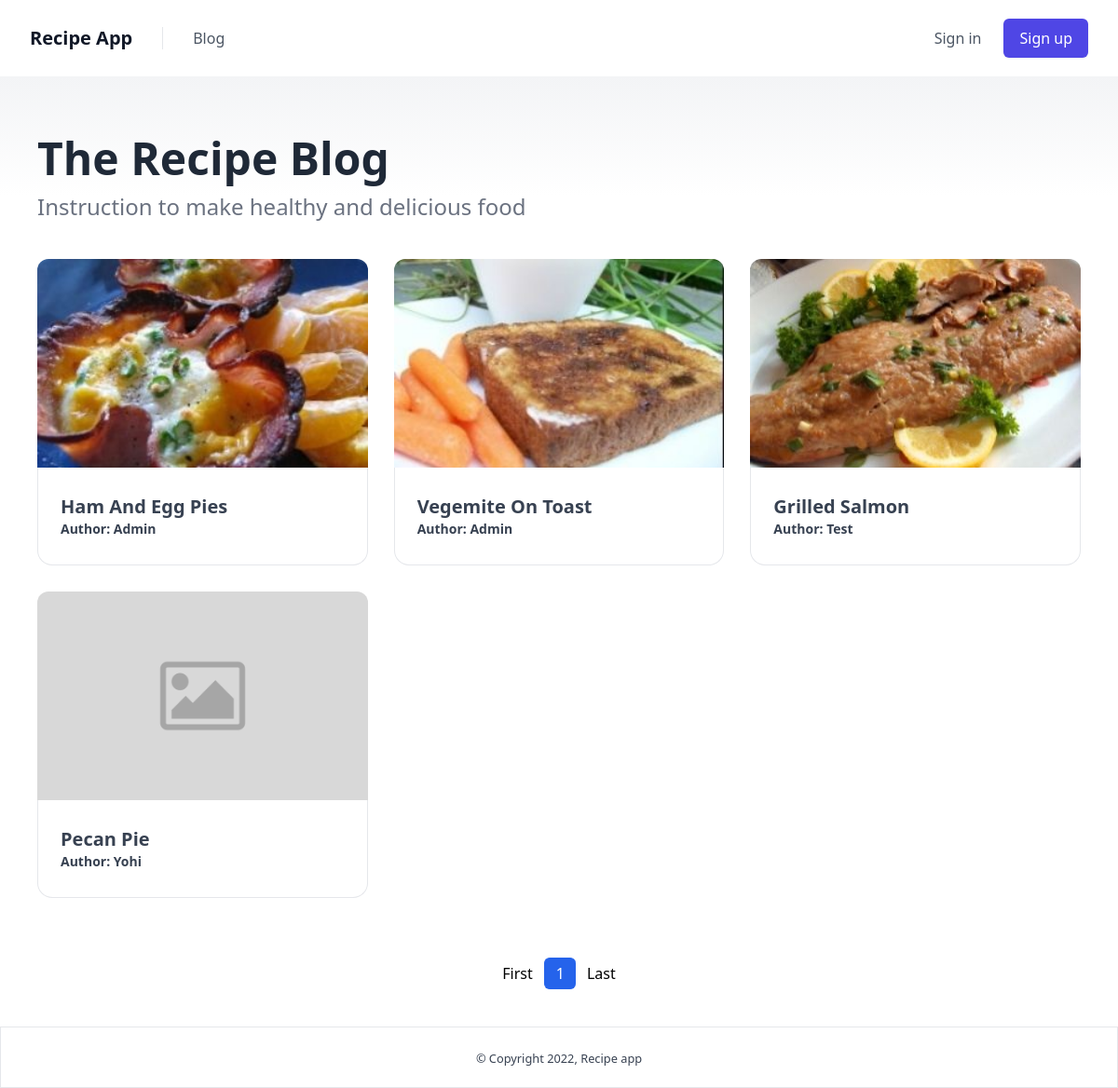
/, run on an earlier commit of the app's database.
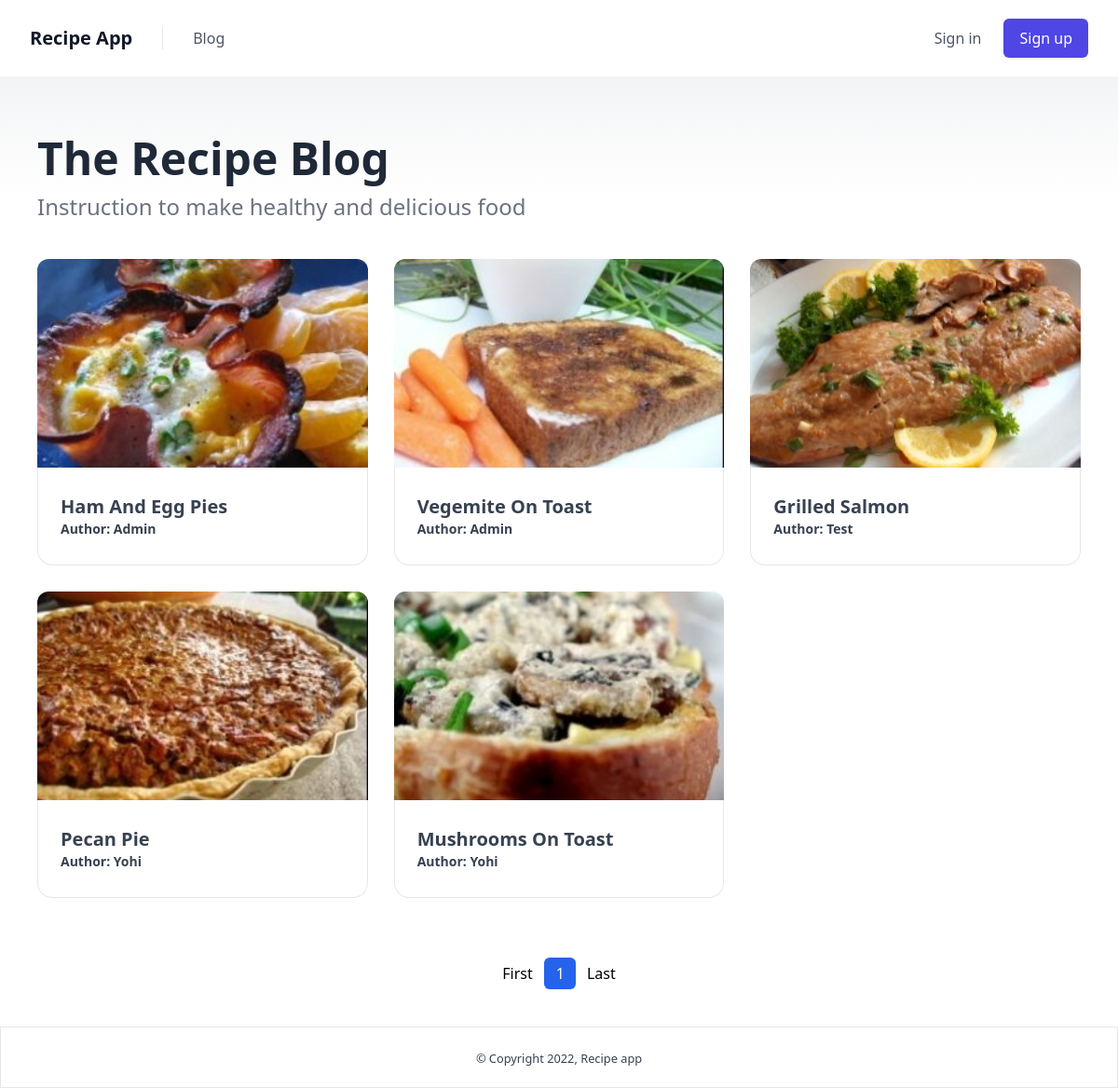
And on a later commit of the database.
### recipe/models.py (models this page shows, shortened)
class Recipe(models.Model):
    author = models.ForeignKey(settings.AUTH_USER_MODEL, related_name='author', on_delete=models.CASCADE)
    name = models.CharField(max_length=255)
    image = models.ImageField(upload_to='uploads/', null=True, blank=True)
    directions = models.TextField()
    updated = models.DateTimeField(auto_now_add=True)
    created = models.DateTimeField(auto_now=True)
    @property
    def get_image(self):
        if not self.image:
            return '/media/uploads/placeholder-image.png'
        return self.image.url

### account/models.py (models this page shows, shortened)
class Account(AbstractBaseUser, PermissionsMixin):
    email = models.EmailField(verbose_name='email', max_length=60, unique=True)
    username = models.CharField(max_length=30, unique=True)
    date_joined = models.DateTimeField(verbose_name='date joined', auto_now_add=True)
    last_login = models.DateTimeField(verbose_name='last login', auto_now=True)
    is_admin = models.BooleanField(default=False)
    is_active = models.BooleanField(default=True)
    is_staff = models.BooleanField(default=False)
    is_superuser = models.BooleanField(default=False)
    USERNAME_FIELD = 'email'
    REQUIRED_FIELDS = ['username']
    objects = MyAccountManager()
    def __str__(self):
        return self.username

### recipe/views.py (the view)
# urls.py: path('', views.IndexView.as_view(), name='index'),
class IndexView(ListView):
    model = Recipe
    template_name = "index.html"
    paginate_by = 6
    context_object_name = 'recipes'
    ordering = ['created']

### templates/index.html
{% extends 'base.html' %}
{% block content %}
<div class="min-h-screen">
    {% include 'components/content.html' %}
    {% include 'components/pagination.html' %}
</div>
{% endblock%}

### templates/components/content.html
<section class="relative w-full bg-white">
    <div class="absolute w-full h-32 bg-gradient-to-b from-gray-100 to-white"></div>
    <div class="relative w-full px-5 py-10 mx-auto sm:py-12 md:py-16 md:px-10 max-w-7xl">
        <h1 class="mb-1 text-4xl font-extrabold leading-none text-gray-800 lg:text-5xl xl:text-6xl sm:mb-3">The Recipe Blog</h1>
        <p class="mb-10 text-lg font-medium text-gray-500 sm:text-2xl">Instruction to make healthy and delicious food</p>
        <div class="grid grid-cols-12 col-span-12 gap-7">
            {% for recipe in recipes %}
            <div class=" flex flex-col items-start col-span-12 overflow-hidden rounded-xl md:col-span-6 lg:col-span-4">
                <a href="{% url 'detail' recipe.id %}" class="w-full block transition duration-200 ease-out transform hover:scale-110">
                    <img class="object-cover w-full shadow-sm max-h-56" src="{{recipe.get_image}}" loading="lazy">
                </a>
                <div class="text-gray-700 relative w-full flex flex-col items-start px-6 bg-white border border-t-0 border-gray-200 py-7 rounded-b-2xl">
                    <h2 class="text-base font-bold sm:text-lg md:text-xl">{{ recipe.name|title }}</h2>
                    <p class="font-bold text-sm">Author: {{recipe.author|title }}</p>
                </div>
            </div>
            {%endfor%}
        </div>
    </div>
</section>

What changed in the data, as far as the page shows it:
changed Recipe "Pecan Pie": get_image: picture added in place of a placeholder
added Recipe: get_image (picture), name "Mushrooms On Toast", author "Yohi"
